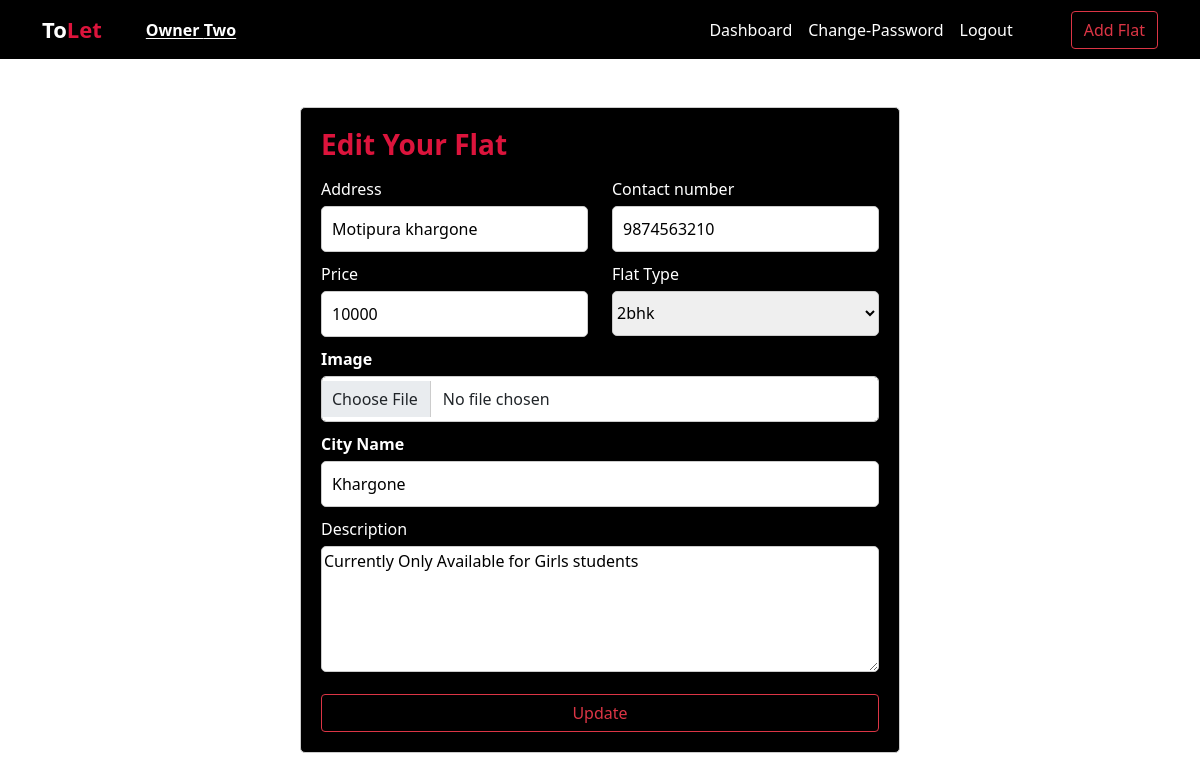
/editflat/9 (signed in), run on the app's committed database.
### AddFlat/models.py (models this page shows, shortened)
class AddFlat(models.Model):
    owner = models.ForeignKey(FlatOwner, on_delete=models.CASCADE)
    address = models.CharField(max_length=300)
    contact = models.CharField(max_length=20)
    price = models.CharField(max_length=50)
    flat_type = models.CharField(max_length=30, null=True)
    image = models.FileField(upload_to="media", null=True)
    city = models.CharField(max_length=200, null=True)
    desc = models.TextField()

### AddFlat/views.py (the view, shortened to what this page needs)
# urls.py: path('editflat/<int:pid>', EditFlat, name="editflat"),
def EditFlat(request, pid):
    if not request.user.is_authenticated:
        return redirect("ownerlogin")
    ID = AddFlat.objects.get(id=pid)
    error = ""
    d = {'ID':ID, 'error':error}
    return render(request, 'EditFlat.html', d)

### AddFlat/templates/EditFlat.html (shortened to what this page needs)
{% include 'OwnerNavbar.html' %}
{% block content %}
<form method="POST" class="form1 mt-5" enctype="multipart/form-data">{% csrf_token %}
    <h3 class="heading">Edit Your Flat</h3>
    <div class="row" style="margin-top: 15px;">
        <div class="col-md-6">
            <label for="address">Address</label>
            <input class="input1" type="text" name="address" placeholder="Your address" value="{{ID.address}}" required>
        </div>
        <div class="col-md-6">
            <label for="contact">Contact number</label>
            <input class="input1" type="text" name="contact" placeholder="Your contact number" value="{{ID.contact}}" required>
        </div>
    </div>
    <div class="row">
        <div class="col-md-6">
            <label for="price">Price</label>
            <input class="input1" type="text" name="price" placeholder="Flat price" value="{{ID.price}}" required>
        </div>
        <div class="col-md-6"  style="display: inline;">
            <label for="flattype">Flat Type</label>
            <select name="choice" required>
                <option value="{{ID.flat_type}}">{{ID.flat_type}}</option>
            </select>
        </div>
    </div>
    <div class="row">
        <div class="col-md-12">
            <label for="image"><b>Image</b></label>
            <input type="file" class="form-control input1" id="image" name="image" value="{{ID.image.url}}" required>
        </div>
    </div>
    <div class="row">
        <div class="col-md-12">
            <label for="city"><b>City Name</b></label>
            <input class="input1" type="text" class="form-control input1" placeholder="Your City" id="city" name="city" value="{{ID.city}}" required>
        </div>
    </div>
    <div class="row">
        <div class="col-md-12">
            <label for="desc">Description</label>
            <textarea name="desc" id="desc" cols="30" rows="5" placeholder="About Your Flat">{{ID.desc}}</textarea>
        </div>
    </div>
    <input type="submit" value="Update" class="mt-3 btn btn-outline-danger form-control">
</form>
{% endblock content %}

### AddFlat/templates/OwnerNavbar.html (shortened to what this page needs)
<!DOCTYPE html>
  <html lang="en">
  <head>
    <link href="https://cdn.jsdelivr.net/npm/bootstrap@5.0.2/dist/css/bootstrap.min.css" rel="stylesheet">
  </head>
  <body>
    <nav class="navbar navbar-expand-lg navbar-dark" style="background-color: black;">
        <div class="container">
          <a class="navbar-brand" href="/" style="font-weight: 700; font-size: 22px; color: white;">To<span style="color: crimson; font-weight: 700;">Let</span></a>
          <div class="collapse navbar-collapse" id="navbarSupportedContent">
            <ul class="navbar-nav me-auto mb-2 mb-lg-0">
              <li class="nav-item">
                  <a class="nav-link active" aria-current="page" style="color: white; margin-left: 20px; font-weight: 700; text-decoration: underline; text-underline-offset: 2px;">{{request.user.first_name}} {{request.user.last_name}}</a>
              </li>
          </ul>
            <ul class="navbar-nav ms-auto mb-2 mb-lg-0">
                <li class="nav-item">
                    <a class="nav-link active" aria-current="page" href="/ownerdashboard">Dashboard</a>
                </li>
                <li class="nav-item">
                    <a class="nav-link active" aria-current="page" href="#">Change-Password</a>
                </li>
              <li class="nav-item">
                <a class="nav-link active" aria-current="page" href="{% url 'Logout' %}">Logout</a>
              </li>
            </ul>
            <form class="d-flex" style="margin-left: 50px;">
              <a href="/addflats" class="btn btn-outline-danger">Add Flat</a>
            </form>
          </div>
        </div>
      </nav>
  </body>
  </html>

### AddFlat/templates/EditFlat.html (style rules this page uses)
.form1 { width: 600px; margin: 0 auto; padding: 20px; border: 1px solid #ccc; border-radius: 5px; background-color: black; }
.input1 { width: 100%; padding: 10px; border: 1px solid #ccc; margin-bottom: 10px; border-radius: 5px; }
textarea { width: 100%; border: 1px solid #ccc; border-radius: 5px; }
select { width: 100%; border: 1px solid #ccc; border-radius: 5px; height: 45px; }
label { display: block; margin-bottom: 5px; color: white; }
.heading { color: crimson; font-weight: 700; }

### data on the page
AddFlat: address "Motipura khargone", contact "9874563210", price "10000", choice "2bhk", city "Khargone", desc "Currently Only Available for Girls students"

### other printed values
{{ request.user.first_name }} "Owner"
{{ request.user.last_name }} "Two"
